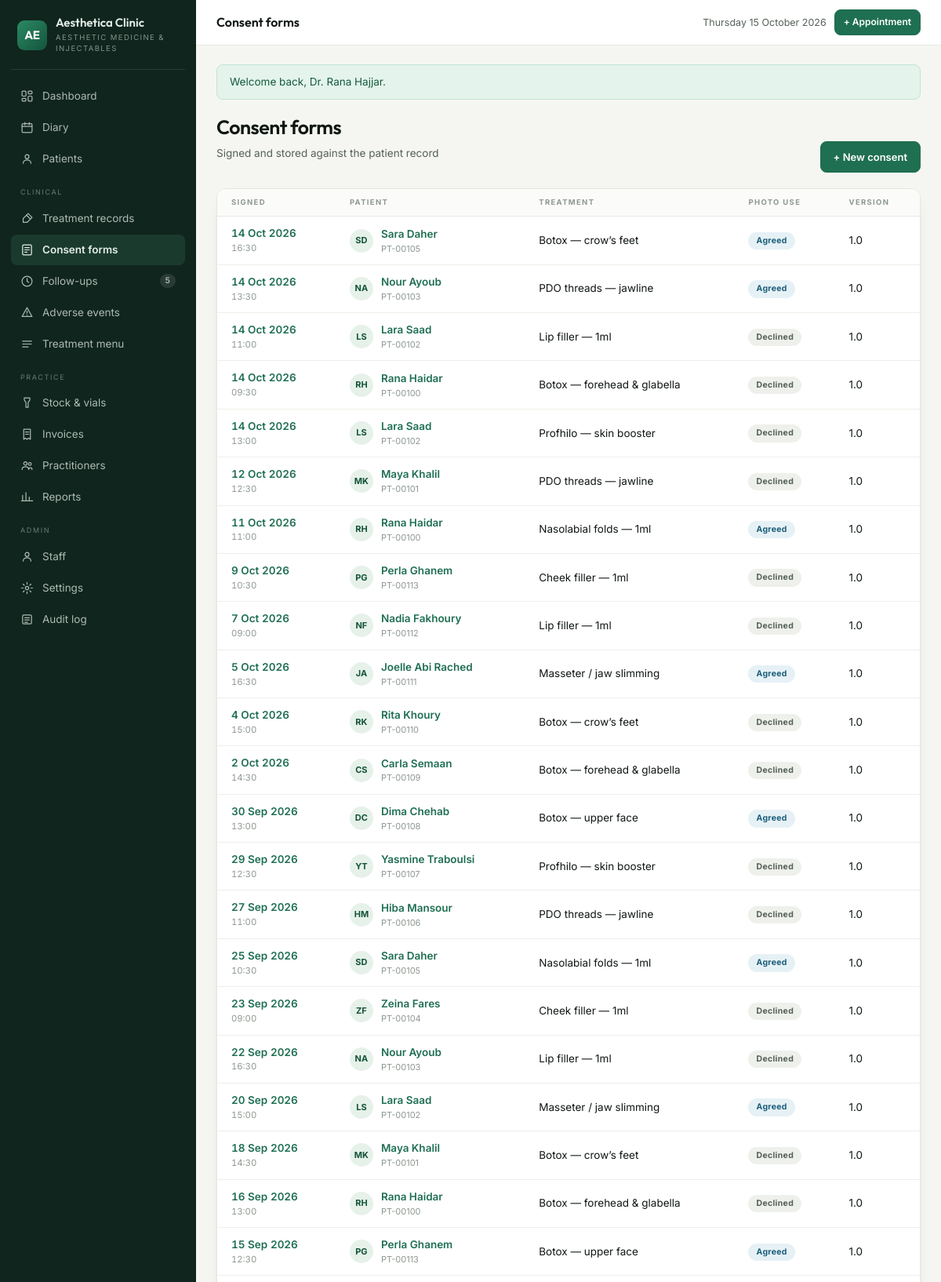
The page /consents (signed in, upper part) on the database its author committed.
### tables this page shows
CREATE TABLE `consents` (
  `id` int(10) unsigned NOT NULL AUTO_INCREMENT,
  `patient_id` int(10) unsigned NOT NULL,
  `appointment_id` int(10) unsigned DEFAULT NULL,
  `treatment_id` int(10) unsigned NOT NULL,
  `version` varchar(20) NOT NULL DEFAULT '1.0',
  `body_snapshot` text NOT NULL COMMENT 'exact wording the patient agreed to',
  `signed_name` varchar(140) DEFAULT NULL,
  `signed_at` datetime DEFAULT NULL,
  `signature_data` mediumtext DEFAULT NULL COMMENT 'drawn signature, data URL',
  `photo_consent` tinyint(1) NOT NULL DEFAULT 0 COMMENT 'separate permission to use images',
  `witnessed_by` int(10) unsigned DEFAULT NULL,
  `ip_address` varchar(45) DEFAULT NULL,
  PRIMARY KEY (`id`),
  KEY `ix_consent_patient` (`patient_id`),
  KEY `ix_consent_appt` (`appointment_id`),
  KEY `fk_consent_treatment` (`treatment_id`),
  KEY `fk_consent_user` (`witnessed_by`),
  CONSTRAINT `fk_consent_appt` FOREIGN KEY (`appointment_id`) REFERENCES `appointments` (`id`) ON DELETE SET NULL,
  CONSTRAINT `fk_consent_patient` FOREIGN KEY (`patient_id`) REFERENCES `patients` (`id`) ON DELETE CASCADE,
  CONSTRAINT `fk_consent_treatment` FOREIGN KEY (`treatment_id`) REFERENCES `treatments` (`id`),
  CONSTRAINT `fk_consent_user` FOREIGN KEY (`witnessed_by`) REFERENCES `users` (`id`) ON DELETE SET NULL
);

CREATE TABLE `patients` (
  `id` int(10) unsigned NOT NULL AUTO_INCREMENT,
  `code` varchar(20) NOT NULL COMMENT 'human reference, e.g. PT-00142',
  `full_name` varchar(140) NOT NULL,
  `date_of_birth` date DEFAULT NULL,
  `gender` enum('female','male','other') DEFAULT NULL,
  `phone` varchar(40) NOT NULL,
  `email` varchar(160) DEFAULT NULL,
  `address` varchar(255) DEFAULT NULL,
  `source` enum('instagram','referral','walk_in','google','facebook','other') NOT NULL DEFAULT 'other',
  `notes` text DEFAULT NULL,
  `created_by` int(10) unsigned DEFAULT NULL,
  `created_at` datetime NOT NULL DEFAULT current_timestamp(),
  `updated_at` datetime NOT NULL DEFAULT current_timestamp() ON UPDATE current_timestamp(),
  PRIMARY KEY (`id`),
  UNIQUE KEY `uq_patients_code` (`code`),
  KEY `ix_patients_name` (`full_name`),
  KEY `ix_patients_phone` (`phone`),
  KEY `fk_patients_user` (`created_by`),
  CONSTRAINT `fk_patients_user` FOREIGN KEY (`created_by`) REFERENCES `users` (`id`) ON DELETE SET NULL
);

CREATE TABLE `treatments` (
  `id` int(10) unsigned NOT NULL AUTO_INCREMENT,
  `name` varchar(140) NOT NULL,
  `category` enum('toxin','filler','thread','skinbooster','consultation','other') NOT NULL,
  `duration_min` smallint(5) unsigned NOT NULL DEFAULT 30,
  `price` decimal(10,2) NOT NULL DEFAULT 0.00,
  `price_type` enum('fixed','per_unit','per_ml') NOT NULL DEFAULT 'fixed',
  `requires_consent` tinyint(1) NOT NULL DEFAULT 1,
  `followup_days` smallint(5) unsigned DEFAULT NULL COMMENT 'review due after N days',
  `recall_days` smallint(5) unsigned DEFAULT NULL COMMENT 'recall patient after N days',
  `aftercare_id` int(10) unsigned DEFAULT NULL,
  `description` text DEFAULT NULL,
  `is_active` tinyint(1) NOT NULL DEFAULT 1,
  PRIMARY KEY (`id`),
  KEY `ix_treatments_cat` (`category`),
  KEY `fk_treat_aftercare` (`aftercare_id`),
  CONSTRAINT `fk_treat_aftercare` FOREIGN KEY (`aftercare_id`) REFERENCES `aftercare_templates` (`id`) ON DELETE SET NULL
);

### app/Core/View.php (called while the page is built, shortened)
<?php
final class View
{
    private static string $base = '';
    public static function setBase(string $base): void
    {
        self::$base = rtrim($base, '/');
    }
    public static function url(string $path = '/'): string
    {
        return self::$base . '/' . ltrim($path, '/');
    }
    public static function render(string $template, array $data = []): void
    {
        $content = self::capture($template, $data);
    }
    public static function capture(string $template, array $data = []): string
    {
        extract($data, EXTR_SKIP);
        require __DIR__ . "/../Views/$template.php";
        return (string) ob_get_clean();
    }
}

### app/Core/Controller.php (called while the page is built, shortened)
<?php
abstract class Controller
{
    protected function view(string $template, array $data = []): void
    {
        View::render($template, $data);
    }
}

### app/Controllers/ConsentController.php (called while the page is built, shortened)
<?php
final class ConsentController extends Controller
{
    public function index(): void
    {
        $this->view('consents/index', [
            'title' => 'Consent forms',
            'consents' => DB::all(
                'SELECT c.*, p.full_name AS patient_name, p.code, t.name AS treatment_name
                   FROM consents c
                   JOIN patients p ON p.id = c.patient_id
                   JOIN treatments t ON t.id = c.treatment_id
                  ORDER BY c.id DESC LIMIT 120'
            ),
        ]);
    }
}

### public/index.php (called while the page is built, shortened)
<?php
require __DIR__ . '/../app/Core/View.php';
require __DIR__ . '/../app/helpers.php';
$config = require __DIR__ . '/../config/config.php';
date_default_timezone_set($config['app']['timezone']);
$uri = $_SERVER['REQUEST_URI'] ?? '/';
$router = new Router();
try {
    $router->dispatch($_SERVER['REQUEST_METHOD'] ?? 'GET', $uri ?: '/');
} catch (Throwable $e) {
    http_response_code(500);
    if ($config['app']['debug']) {
        echo '<pre style="padding:20px;font:13px/1.6 monospace">'
            . htmlspecialchars($e->getMessage() . "\n\n" . $e->getTraceAsString()) . '</pre>';
    } else {
        View::render('errors/500', ['title' => 'Something went wrong']);
    }
}

### app/helpers.php (called while the page is built, shortened)
<?php
if (!function_exists('e')) {
    function e(mixed $value): string
    {
        return htmlspecialchars((string) $value, ENT_QUOTES | ENT_SUBSTITUTE, 'UTF-8');
    }
}
if (!function_exists('url')) {
    function url(string $path = '/'): string
    {
        return View::url($path);
    }
}
if (!function_exists('dt')) {
    function dt(?string $value, string $format = 'j M Y, H:i'): string
    {
        return $value ? date($format, strtotime($value)) : '—';
    }
}
if (!function_exists('t')) {
    function t(?string $value): string
    {
        return $value ? date('H:i', strtotime($value)) : '—';
    }
}
if (!function_exists('initials')) {
    function initials(string $name): string
    {
        $clean = trim(str_replace(['Dr.', 'Dr'], '', $name));
        $parts = preg_split('/\s+/', $clean) ?: [];
        return strtoupper(mb_substr($parts[0] ?? '?', 0, 1) . mb_substr($parts[1] ?? '', 0, 1));
    }
}

### app/Core/Database.php (called while the page is built, shortened)
<?php
final class Database
{
    private static ?PDO $pdo = null;
    public static function connect(array $cfg): void
    {
        $dsn = "mysql:host={$cfg['host']};dbname={$cfg['name']};charset={$cfg['charset']}";
        self::$pdo = new PDO($dsn, $cfg['user'], $cfg['pass'], [
            PDO::ATTR_ERRMODE            => PDO::ERRMODE_EXCEPTION,
            PDO::ATTR_DEFAULT_FETCH_MODE => PDO::FETCH_ASSOC,
            PDO::ATTR_EMULATE_PREPARES   => false,
        ]);
    }
    public static function pdo(): PDO
    {
        return self::$pdo;
    }
    public static function run(string $sql, array $params = []): PDOStatement
    {
        $stmt = self::pdo()->prepare($sql);
        $stmt->execute($params);
        return $stmt;
    }
    public static function all(string $sql, array $params = []): array
    {
        return self::run($sql, $params)->fetchAll();
    }
}

### app/Views/consents/index.php (the view, shortened to what this page needs)
<div class="ph">
  <div><h1>Consent forms</h1><p class="lead">Signed and stored against the patient record</p></div>
  <div class="actions"><a class="btn" href="<?= url('/consents/create') ?>">+ New consent</a></div>
</div>
<div class="card"><div class="tw">
  <table>
    <thead><tr><th>Signed</th><th>Patient</th><th>Treatment</th><th>Photo use</th><th>Version</th></tr></thead>
    <tbody>
    <?php foreach ($consents as $c): ?>
      <tr>
        <td class="time"><a href="<?= url('/consents/' . $c['id']) ?>"><?= dt($c['signed_at'], 'j M Y') ?></a>
          <small style="display:block;color:var(--faint);font-weight:400"><?= t($c['signed_at']) ?></small></td>
        <td><a class="who" href="<?= url('/patients/' . $c['patient_id']) ?>">
          <span class="av"><?= e(initials($c['patient_name'])) ?></span>
          <span><span class="nm"><?= e($c['patient_name']) ?></span><small><?= e($c['code']) ?></small></span></a></td>
        <td><?= e($c['treatment_name']) ?></td>
        <td><?= $c['photo_consent']
              ? '<span class="pill info">Agreed</span>'
              : '<span class="pill muted">Declined</span>' ?></td>
        <td><?= e($c['version']) ?></td>
      </tr>
    <?php endforeach; ?>
    </tbody>
  </table>
</div></div>

### app/Core/Router.php (shortened to what this page needs)
<?php
final class Router
{
    private array $routes = ['GET' => [], 'POST' => []];
    private function add(string $method, string $pattern, string $handler, ?string $permission): void
    {
        $regex = '#^' . preg_replace('#\{[a-z_]+\}#', '([0-9]+)', rtrim($pattern, '/')) . '/?$#';
        [$controller, $action] = explode('@', $handler);
        $this->routes[$method][] = [$regex, $controller, $action, $permission];
    }
    public function dispatch(string $method, string $uri): void
    {
        $path = '/' . trim(parse_url($uri, PHP_URL_PATH) ?: '/', '/');
        foreach ($this->routes[$method] ?? [] as [$regex, $controller, $action, $permission]) {
            if (!preg_match($regex, $path, $m)) {
                continue;
            }
            array_shift($m);
            (new $class())->{$action}(...array_map('intval', $m));
            return;
        }
    }
}

### public/assets/css/app.css (style rules this page uses)
:root { --bg:#f5f6f2; --panel:#ffffff; --side:#10251d; --side-2:#1b3a2e; --sidefg:#e3eee8; --fg:#101713; --muted:#566158; --faint:#8e9890; --line:#e5e8e1; --line-soft:#eef0ea; --a1:#1f6f52; --a2:#14543c; --aink:#ffffff; --soft:#e6f1ea; --warn:#9a6a08; --warn-bg:#fdf3e0; --bad:#a4302a; --bad-bg:#fbecea; --ok:#17865a; --ok-bg:#e4f3ec; --info:#1d5f7a; --info-bg:#e6f1f6; --radius:8px; --radius-lg:12px; --shadow:0 1px 2px rgba(16,23,19,.05), 0 8px 24px -16px rgba(16,23,19,.25); --sans:'Inter',-apple-system,BlinkMacSystemFont,'Segoe UI',Roboto,sans-serif; --display:'Outfit','Inter',sans-serif; }
*,*::before,*::after { box-sizing:border-box }
body { margin:0;background:var(--bg);color:var(--fg);font-family:var(--sans); font-size:14px;line-height:1.55;-webkit-font-smoothing:antialiased }
a { color:var(--a1);text-decoration:none }
h1,h2,h3,h4 { font-family:var(--display);font-weight:600;letter-spacing:-.02em;margin:0 }
.ph { display:flex;flex-wrap:wrap;gap:14px;align-items:flex-end;justify-content:space-between; margin-bottom:20px }
.ph h1 { font-size:25px }
.ph .lead { color:var(--muted);font-size:13.5px;margin-top:4px }
.ph .actions { display:flex;gap:8px;flex-wrap:wrap }
.btn { display:inline-flex;align-items:center;gap:7px;background:var(--a1);color:var(--aink); border:1px solid var(--a1);border-radius:var(--radius);padding:9px 16px;font-size:13px; font-weight:600;cursor:pointer;font-family:var(--sans);text-decoration:none;white-space:nowrap }
.card { background:var(--panel);border:1px solid var(--line);border-radius:var(--radius-lg); box-shadow:var(--shadow);overflow:hidden }
.tw { overflow-x:auto }
table { width:100%;border-collapse:collapse }
th { text-align:left;font-size:9.5px;letter-spacing:.14em;text-transform:uppercase;color:var(--faint); font-weight:700;padding:10px 18px;border-bottom:1px solid var(--line);white-space:nowrap; background:#fbfcfa }
td { padding:11px 18px;border-bottom:1px solid var(--line-soft);vertical-align:middle;font-size:13.5px }
td.time { font-variant-numeric:tabular-nums;font-weight:600;white-space:nowrap }
.who { display:flex;align-items:center;gap:10px;min-width:0 }
.who .av { width:30px;height:30px;flex:0 0 30px;border-radius:50%;background:var(--soft); color:var(--a2);display:grid;place-items:center;font-size:11px;font-weight:700 }
.who .nm { font-weight:600;white-space:nowrap;overflow:hidden;text-overflow:ellipsis }
.who small { display:block;color:var(--faint);font-size:11px;font-weight:400 }
.pill { display:inline-block;padding:3px 10px;border-radius:99px;font-size:10.5px;font-weight:700; letter-spacing:.03em;white-space:nowrap }
.pill.info { background:var(--info-bg);color:var(--info) }
.pill.muted { background:#eef0ec;color:var(--muted) }

### rows shown on the page
consents: signed_at "14 Oct 2026", signed_at "16:30", patient.full_name "SD", patient.full_name "Sara Daher", patient.code "PT-00105", treatment.name "Botox — crow’s feet", photo_consent "Agreed", version "1.0"
consents: signed_at "14 Oct 2026", signed_at "13:30", patient.full_name "NA", patient.full_name "Nour Ayoub", patient.code "PT-00103", treatment.name "PDO threads — jawline", photo_consent "Agreed", version "1.0"
consents: signed_at "14 Oct 2026", signed_at "11:00", patient.full_name "LS", patient.full_name "Lara Saad", patient.code "PT-00102", treatment.name "Lip filler — 1ml", photo_consent "Declined", version "1.0"
consents: signed_at "14 Oct 2026", signed_at "09:30", patient.full_name "RH", patient.full_name "Rana Haidar", patient.code "PT-00100", treatment.name "Botox — forehead & glabella", photo_consent "Declined", version "1.0"
consents: signed_at "14 Oct 2026", signed_at "13:00", patient.full_name "LS", patient.full_name "Lara Saad", patient.code "PT-00102", treatment.name "Profhilo — skin booster", photo_consent "Declined", version "1.0"
consents: signed_at "12 Oct 2026", signed_at "12:30", patient.full_name "MK", patient.full_name "Maya Khalil", patient.code "PT-00101", treatment.name "PDO threads — jawline", photo_consent "Declined", version "1.0"
consents: signed_at "11 Oct 2026", signed_at "11:00", patient.full_name "RH", patient.full_name "Rana Haidar", patient.code "PT-00100", treatment.name "Nasolabial folds — 1ml", photo_consent "Agreed", version "1.0"
consents: signed_at "9 Oct 2026", signed_at "10:30", patient.full_name "PG", patient.full_name "Perla Ghanem", patient.code "PT-00113", treatment.name "Cheek filler — 1ml", photo_consent "Declined", version "1.0"
consents: signed_at "7 Oct 2026", signed_at "09:00", patient.full_name "NF", patient.full_name "Nadia Fakhoury", patient.code "PT-00112", treatment.name "Lip filler — 1ml", photo_consent "Declined", version "1.0"
consents: signed_at "5 Oct 2026", signed_at "16:30", patient.full_name "JA", patient.full_name "Joelle Abi Rached", patient.code "PT-00111", treatment.name "Masseter / jaw slimming", photo_consent "Agreed", version "1.0"
consents: signed_at "4 Oct 2026", signed_at "15:00", patient.full_name "RK", patient.full_name "Rita Khoury", patient.code "PT-00110", treatment.name "Botox — crow’s feet", photo_consent "Declined", version "1.0"
consents: signed_at "2 Oct 2026", signed_at "14:30", patient.full_name "CS", patient.full_name "Carla Semaan", patient.code "PT-00109", treatment.name "Botox — forehead & glabella", photo_consent "Declined", version "1.0"
consents: signed_at "30 Sep 2026", signed_at "13:00", patient.full_name "DC", patient.full_name "Dima Chehab", patient.code "PT-00108", treatment.name "Botox — upper face", photo_consent "Agreed", version "1.0"
consents: signed_at "29 Sep 2026", signed_at "12:30", patient.full_name "YT", patient.full_name "Yasmine Traboulsi", patient.code "PT-00107", treatment.name "Profhilo — skin booster", photo_consent "Declined", version "1.0"
consents: signed_at "27 Sep 2026", signed_at "11:00", patient.full_name "HM", patient.full_name "Hiba Mansour", patient.code "PT-00106", treatment.name "PDO threads — jawline", photo_consent "Declined", version "1.0"
consents: signed_at "25 Sep 2026", signed_at "10:30", patient.full_name "SD", patient.full_name "Sara Daher", patient.code "PT-00105", treatment.name "Nasolabial folds — 1ml", photo_consent "Agreed", version "1.0"
consents: signed_at "23 Sep 2026", signed_at "09:00", patient.full_name "ZF", patient.full_name "Zeina Fares", patient.code "PT-00104", treatment.name "Cheek filler — 1ml", photo_consent "Declined", version "1.0"
consents: signed_at "22 Sep 2026", signed_at "16:30", patient.full_name "NA", patient.full_name "Nour Ayoub", patient.code "PT-00103", treatment.name "Lip filler — 1ml", photo_consent "Declined", version "1.0"
consents: signed_at "20 Sep 2026", signed_at "15:00", patient.full_name "LS", patient.full_name "Lara Saad", patient.code "PT-00102", treatment.name "Masseter / jaw slimming", photo_consent "Agreed", version "1.0"
consents: signed_at "18 Sep 2026", signed_at "14:30", patient.full_name "MK", patient.full_name "Maya Khalil", patient.code "PT-00101", treatment.name "Botox — crow’s feet", photo_consent "Declined", version "1.0"
consents: signed_at "16 Sep 2026", signed_at "13:00", patient.full_name "RH", patient.full_name "Rana Haidar", patient.code "PT-00100", treatment.name "Botox — forehead & glabella", photo_consent "Declined", version "1.0"
consents: signed_at "15 Sep 2026", signed_at "12:30", patient.full_name "PG", patient.full_name "Perla Ghanem", patient.code "PT-00113", treatment.name "Botox — upper face", photo_consent "Agreed", version "1.0"

### other values the page prints
setting('clinic_name', 'Aesthetica') "Aesthetica Clinic"
setting('clinic_tagline', 'Clinic Suite') "AESTHETIC MEDICINE & INJECTABLES"
$due "5"
$f['message'] "Welcome back, Dr. Rana Hajjar."
